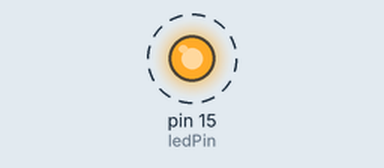
The sketch below on a simulated Arduino Uno, built with avr-gcc and run on an emulated ATmega328P. Parts: output pins drawn as LEDs (lit = HIGH). Dashed ring = blinking.

Above: at 0.1 s.
Timing chart, 0 to 3.0 s (numbered marks = the images above):
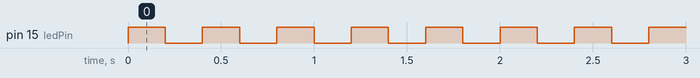

Measured:
- by itself, pin 15 (ledPin): alternates HIGH for 0.20 s and LOW for 0.20 s

The sketch:

Project_1_Hello_LED.ino
```cpp
#define ledPin 15

void setup() {
  // initialize digital pin LED as an output.
  pinMode(ledPin, OUTPUT);
}

// the loop function runs over and over again forever
void loop() {
  digitalWrite(ledPin, HIGH);   // turn the LED on (HIGH is the voltage level)
  delay(200);                       // wait for a second
  digitalWrite(ledPin, LOW);    // turn the LED off by making the voltage LOW
  delay(200);                       // wait for a second
}
```
